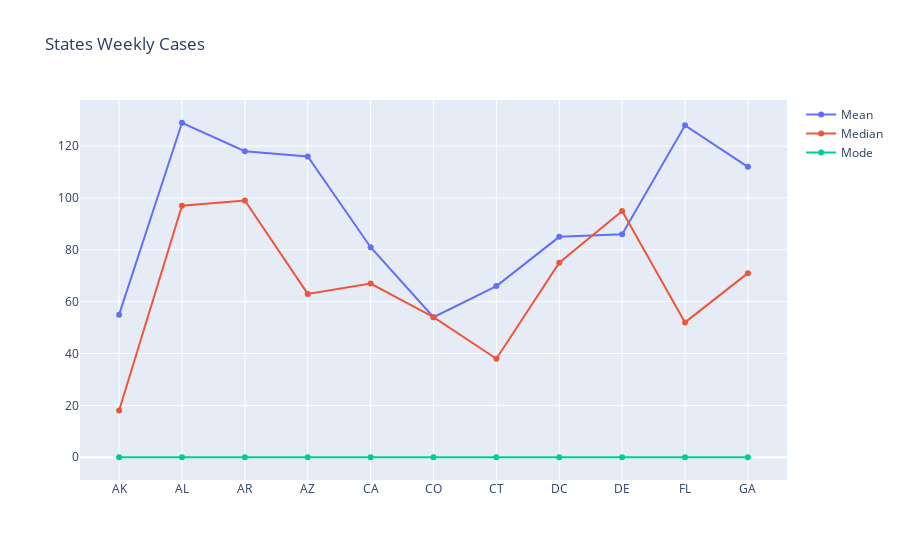

Notebook cell for this chart:
### Markdown cell above
#### Plot data

### Code cell
trace0 = go.Scatter(x=USCases_results_norm.loc[0:10]['State'], y=USCases_results_norm.loc[0:10]['Mean'], 
                    name="Mean", 
                    mode="lines+markers") 
trace1 = go.Scatter(x=USCases_results_norm.loc[0:10]['State'], y=USCases_results_norm.loc[0:10]['Median'], 
                    name="Median", 
                    mode="lines+markers") 
trace2 = go.Scatter(x=USCases_results_norm.loc[0:10]['State'], y=USCases_results_norm.loc[0:10]['Mode'], 
                    name="Mode", 
                    mode="lines+markers") 
mydata = [trace0, trace1, trace2]

mylayout = go.Layout(
    title="States Weekly Cases"
)

fig = go.Figure(data=mydata, layout=mylayout)

plotly.offline.iplot(fig, filename = '')

fig.write_image("images/fig1.png")

### Figure 1 — Plotly figure (JSON) as saved in the notebook; plotly's stock layout.template omitted (floating-point values rounded to 4 significant figures)
{"data": [{"mode": "lines+markers", "name": "Mean", "type": "scatter", "x": ["AK", "AL", "AR", "AZ", "CA", "CO", "CT", "DC", "DE", "FL", "GA"], "y": [55, 129, 118, 116, 81, 54, 66, 85, 86, 128, 112]}, {"mode": "lines+markers", "name": "Median", "type": "scatter", "x": ["AK", "AL", "AR", "AZ", "CA", "CO", "CT", "DC", "DE", "FL", "GA"], "y": [18, 97, 99, 63, 67, 54, 38, 75, 95, 52, 71]}, {"mode": "lines+markers", "name": "Mode", "type": "scatter", "x": ["AK", "AL", "AR", "AZ", "CA", "CO", "CT", "DC", "DE", "FL", "GA"], "y": [0, 0, 0, 0, 0, 0, 0, 0, 0, 0, 0]}], "layout": {"title": {"text": "States Weekly Cases"}}}
